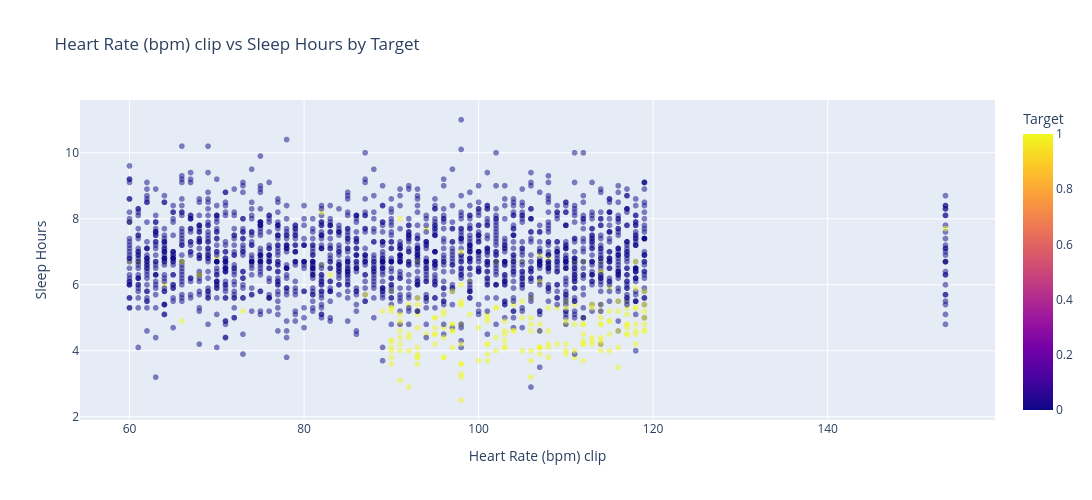

Notebook code cell kept with this figure:
### Code cell
anova_three(data, "Heart Rate (bpm) clip", "Sleep Hours")

### Figure 1 — Plotly figure (JSON) as saved in the notebook; plotly's stock layout.template omitted (floating-point values rounded to 4 significant figures; data arrays with more than 128 entries replaced by an {"elided": "..."} marker saying what was removed)
{"data": [{"hovertemplate": "Heart Rate (bpm) clip=%{x}<br>Sleep Hours=%{y}<br>Target=%{marker.color}<extra></extra>", "legendgroup": "", "marker": {"color": {"elided": "2030 int values"}, "coloraxis": "coloraxis", "opacity": 0.5, "symbol": "circle"}, "mode": "markers", "name": "", "showlegend": false, "type": "scattergl", "x": {"elided": "2030 float values"}, "xaxis": "x", "y": {"elided": "2030 float values"}, "yaxis": "y"}], "layout": {"coloraxis": {"colorbar": {"title": {"text": "Target"}}, "colorscale": [[0, "#0d0887"], [0.1111, "#46039f"], [0.2222, "#7201a8"], [0.3333, "#9c179e"], [0.4444, "#bd3786"], [0.5556, "#d8576b"], [0.6667, "#ed7953"], [0.7778, "#fb9f3a"], [0.8889, "#fdca26"], [1, "#f0f921"]]}, "height": 500, "legend": {"tracegroupgap": 0}, "title": {"text": "Heart Rate (bpm) clip vs Sleep Hours by Target"}, "width": 1200, "xaxis": {"anchor": "y", "domain": [0, 1], "title": {"text": "Heart Rate (bpm) clip"}}, "yaxis": {"anchor": "x", "domain": [0, 1], "title": {"text": "Sleep Hours"}}}}
